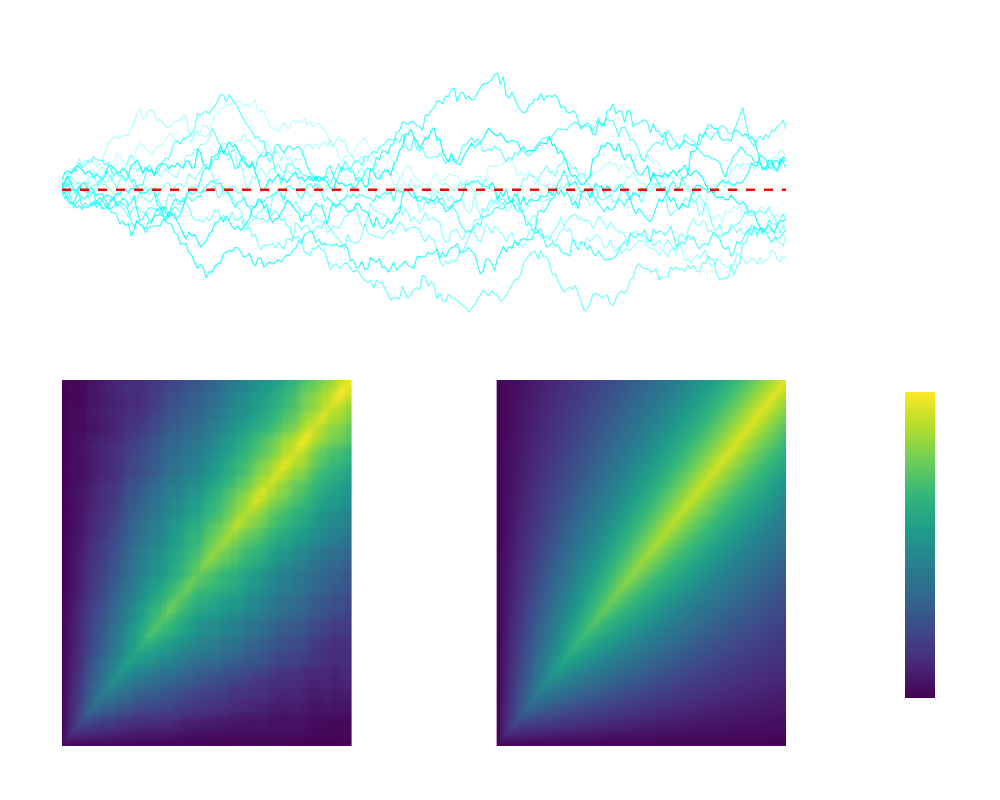

The notebook cell this image was saved under:
### Code cell
import numpy as np
import plotly.graph_objects as go
from plotly.subplots import make_subplots

# Parameters
n_steps = 252
T = 1.0
n_paths = 1000

# Simulate volterra process paths for empirical covariance
volterra_matrix = np.array([volterra_process(n_steps, T) for _ in range(n_paths)])  # shape (n_paths, n_steps)
t_grid = np.linspace(0, T, n_steps)
theta_local = theta  # from global set earlier

# For sample paths plot: plot a smaller number of paths (for visualization)
n_show = 12
sample_paths = volterra_matrix[:n_show]

# Empirical covariance (sample covariance across paths)
empirical_cov = np.cov(volterra_matrix, rowvar=False)

# Theoretical covariance for OU process (Volterra kernel, see cov formula above)
theoretical_cov = np.zeros((n_steps, n_steps))
for i in range(n_steps):
    for j in range(n_steps):
        ti, tj = t_grid[i], t_grid[j]
        tau = min(ti, tj)
        theoretical_cov[i, j] = (
            np.exp(-theta_local * (ti + tj)) * (np.exp(2 * theta_local * tau) - 1) / (2 * theta_local)
        )

# --- Create composite figure: rows=2, cols=2, sample paths spanning both columns on top ---
fig = make_subplots(
    rows=2,
    cols=2,
    row_heights=[0.42, 0.58],  # top row for paths
    shared_xaxes=False,
    vertical_spacing=0.08,
    horizontal_spacing=0.20,
    specs=[
        [{"colspan": 2}, None],  # row 1: paths across both columns
        [{}, {}]                 # row 2: empirical and theoretical heatmaps
    ],
    subplot_titles=(
        [  # subplot_titles will refer to lower plots, so pad with empty string for upper
            "",
            "Empirical Covariance (n=1000 paths)",
            "Theoretical Covariance (as n→infinity)"
        ]
    ),
)

# --- Add sample path lines to top row (row=1, col=1 in the layout, across both cols) ---
# Make paths cyan of varying opacity (from 0.28 to 0.95)
opacities = np.linspace(0.28, 0.95, n_show)
for idx in range(n_show):
    fig.add_trace(
        go.Scatter(
            x=t_grid,
            y=sample_paths[idx],
            mode="lines",
            line=dict(width=1.15, color=f'rgba(0, 255, 255, {opacities[idx]:.3f})'),  # cyan with variable alpha
            name=f"Path {idx+1}",
            showlegend=False
        ),
        row=1, col=1
    )
# Add a horizontal line: mean-reverting level (Ornstein-Uhlenbeck is mean 0)
fig.add_hline(
    y=0.0,
    line=dict(color="red", width=2.5, dash="dash"),
    row=1, col=1,
    annotation_text="",
    annotation_position="top left",
    annotation_font=dict(color="red", size=13)
)

# --- Empirical Covariance Heatmap (row=2, col=1) ---
fig.add_trace(
    go.Heatmap(
        z=empirical_cov,
        x=np.arange(n_steps),
        y=np.arange(n_steps),
        coloraxis="coloraxis",
        showscale=False,
    ),
    row=2, col=1
)

# --- Theoretical Covariance Heatmap (row=2, col=2) ---
fig.add_trace(
    go.Heatmap(
        z=theoretical_cov,
        x=np.arange(n_steps),
        y=np.arange(n_steps),
        coloraxis="coloraxis",
        zmin=min(empirical_cov.min(), theoretical_cov.min()),
        zmax=max(empirical_cov.max(), theoretical_cov.max()),
    ),
    row=2, col=2
)

fig.update_layout(
    coloraxis=dict(
        colorscale="Viridis",
        colorbar=dict(title="Covariance", len=0.51, y=0.31, x=1.15),
    ),
    # Space for the full combined plot
    height=800,
    width=1000,
    title={
        'text': "Ornstein-Uhlenbeck (Volterra) Process: Sample Paths and Covariance Structure",
        'y': 0.96, 'x': 0.5, 'xanchor': 'center'
    },
    font=dict(color='white'),
    paper_bgcolor='rgba(0,0,0,0)',
    plot_bgcolor='rgba(0,0,0,0)',
    margin=dict(t=60, l=60, b=35, r=35)
)
# Remove latex/math formatting from axis titles for browser display
fig.update_xaxes(
    title_text="time step (t_j)", row=2, col=1, showgrid=True, gridcolor='rgba(128,128,128,0.22)'
)
fig.update_xaxes(
    title_text="time step (t_j)", row=2, col=2, showgrid=True, gridcolor='rgba(128,128,128,0.22)'
)

fig.update_yaxes(
    title_text="time step (t_i)", row=2, col=1, showgrid=True, gridcolor='rgba(128,128,128,0.18)'
)
fig.update_yaxes(
    title_text="time step (t_i)", row=2, col=2, showgrid=True, gridcolor='rgba(128,128,128,0.18)'
)
# Add label for the sample paths plot
fig.update_yaxes(
    title_text="OU Process value", row=1, col=1
)
fig.update_xaxes(
    title_text="time", row=1, col=1
)
# Show colorful legend only for covariance, not sample paths
fig.show()

### Figure 1 — Plotly figure (JSON) as saved in the notebook; plotly's stock layout.template omitted (floating-point values rounded to 4 significant figures; data arrays with more than 128 entries replaced by an {"elided": "..."} marker saying what was removed)
{"data": [{"line": {"color": "rgba(0, 255, 255, 0.280)", "width": 1.15}, "mode": "lines", "name": "Path 1", "showlegend": false, "type": "scatter", "x": {"elided": "252 float values"}, "xaxis": "x", "y": {"elided": "252 float values"}, "yaxis": "y"}, {"line": {"color": "rgba(0, 255, 255, 0.341)", "width": 1.15}, "mode": "lines", "name": "Path 2", "showlegend": false, "type": "scatter", "x": {"elided": "252 float values"}, "xaxis": "x", "y": {"elided": "252 float values"}, "yaxis": "y"}, {"line": {"color": "rgba(0, 255, 255, 0.402)", "width": 1.15}, "mode": "lines", "name": "Path 3", "showlegend": false, "type": "scatter", "x": {"elided": "252 float values"}, "xaxis": "x", "y": {"elided": "252 float values"}, "yaxis": "y"}, {"line": {"color": "rgba(0, 255, 255, 0.463)", "width": 1.15}, "mode": "lines", "name": "Path 4", "showlegend": false, "type": "scatter", "x": {"elided": "252 float values"}, "xaxis": "x", "y": {"elided": "252 float values"}, "yaxis": "y"}, {"line": {"color": "rgba(0, 255, 255, 0.524)", "width": 1.15}, "mode": "lines", "name": "Path 5", "showlegend": false, "type": "scatter", "x": {"elided": "252 float values"}, "xaxis": "x", "y": {"elided": "252 float values"}, "yaxis": "y"}, {"line": {"color": "rgba(0, 255, 255, 0.585)", "width": 1.15}, "mode": "lines", "name": "Path 6", "showlegend": false, "type": "scatter", "x": {"elided": "252 float values"}, "xaxis": "x", "y": {"elided": "252 float values"}, "yaxis": "y"}, {"line": {"color": "rgba(0, 255, 255, 0.645)", "width": 1.15}, "mode": "lines", "name": "Path 7", "showlegend": false, "type": "scatter", "x": {"elided": "252 float values"}, "xaxis": "x", "y": {"elided": "252 float values"}, "yaxis": "y"}, {"line": {"color": "rgba(0, 255, 255, 0.706)", "width": 1.15}, "mode": "lines", "name": "Path 8", "showlegend": false, "type": "scatter", "x": {"elided": "252 float values"}, "xaxis": "x", "y": {"elided": "252 float values"}, "yaxis": "y"}, {"line": {"color": "rgba(0, 255, 255, 0.767)", "width": 1.15}, "mode": "lines", "name": "Path 9", "showlegend": false, "type": "scatter", "x": {"elided": "252 float values"}, "xaxis": "x", "y": {"elided": "252 float values"}, "yaxis": "y"}, {"line": {"color": "rgba(0, 255, 255, 0.828)", "width": 1.15}, "mode": "lines", "name": "Path 10", "showlegend": false, "type": "scatter", "x": {"elided": "252 float values"}, "xaxis": "x", "y": {"elided": "252 float values"}, "yaxis": "y"}, {"line": {"color": "rgba(0, 255, 255, 0.889)", "width": 1.15}, "mode": "lines", "name": "Path 11", "showlegend": false, "type": "scatter", "x": {"elided": "252 float values"}, "xaxis": "x", "y": {"elided": "252 float values"}, "yaxis": "y"}, {"line": {"color": "rgba(0, 255, 255, 0.950)", "width": 1.15}, "mode": "lines", "name": "Path 12", "showlegend": false, "type": "scatter", "x": {"elided": "252 float values"}, "xaxis": "x", "y": {"elided": "252 float values"}, "yaxis": "y"}, {"coloraxis": "coloraxis", "showscale": false, "type": "heatmap", "x": {"elided": "252 int values"}, "xaxis": "x2", "y": {"elided": "252 int values"}, "yaxis": "y2", "z": {"elided": "252x252 float values"}}, {"coloraxis": "coloraxis", "type": "heatmap", "x": {"elided": "252 int values"}, "xaxis": "x3", "y": {"elided": "252 int values"}, "yaxis": "y3", "z": {"elided": "252x252 float values"}, "zmax": 0.2561, "zmin": -0.001559}], "layout": {"annotations": [{"font": {"size": 16}, "showarrow": false, "text": "Empirical Covariance (n=1000 paths)", "x": 0.2, "xanchor": "center", "xref": "paper", "y": 0.5336, "yanchor": "bottom", "yref": "paper"}, {"font": {"size": 16}, "showarrow": false, "text": "Theoretical Covariance (as n→infinity)", "x": 0.8, "xanchor": "center", "xref": "paper", "y": 0.5336, "yanchor": "bottom", "yref": "paper"}, {"font": {"color": "red", "size": 13}, "showarrow": false, "text": "", "x": 0, "xanchor": "left", "xref": "x domain", "y": 0, "yanchor": "bottom", "yref": "y"}], "coloraxis": {"colorbar": {"len": 0.51, "title": {"text": "Covariance"}, "x": 1.15, "y": 0.31}, "colorscale": [[0, "#440154"], [0.1111, "#482878"], [0.2222, "#3e4989"], [0.3333, "#31688e"], [0.4444, "#26828e"], [0.5556, "#1f9e89"], [0.6667, "#35b779"], [0.7778, "#6ece58"], [0.8889, "#b5de2b"], [1, "#fde725"]]}, "font": {"color": "white"}, "height": 800, "margin": {"b": 35, "l": 60, "r": 35, "t": 60}, "paper_bgcolor": "rgba(0,0,0,0)", "plot_bgcolor": "rgba(0,0,0,0)", "shapes": [{"line": {"color": "red", "dash": "dash", "width": 2.5}, "type": "line", "x0": 0, "x1": 1, "xref": "x domain", "y0": 0, "y1": 0, "yref": "y"}], "title": {"text": "Ornstein-Uhlenbeck (Volterra) Process: Sample Paths and Covariance Structure", "x": 0.5, "xanchor": "center", "y": 0.96}, "width": 1000, "xaxis": {"anchor": "y", "domain": [0, 1], "title": {"text": "time"}}, "xaxis2": {"anchor": "y2", "domain": [0, 0.4], "gridcolor": "rgba(128,128,128,0.22)", "showgrid": true, "title": {"text": "time step (t_j)"}}, "xaxis3": {"anchor": "y3", "domain": [0.6, 1], "gridcolor": "rgba(128,128,128,0.22)", "showgrid": true, "title": {"text": "time step (t_j)"}}, "yaxis": {"anchor": "x", "domain": [0.6136, 1], "title": {"text": "OU Process value"}}, "yaxis2": {"anchor": "x2", "domain": [0, 0.5336], "gridcolor": "rgba(128,128,128,0.18)", "showgrid": true, "title": {"text": "time step (t_i)"}}, "yaxis3": {"anchor": "x3", "domain": [0, 0.5336], "gridcolor": "rgba(128,128,128,0.18)", "showgrid": true, "title": {"text": "time step (t_i)"}}}}
